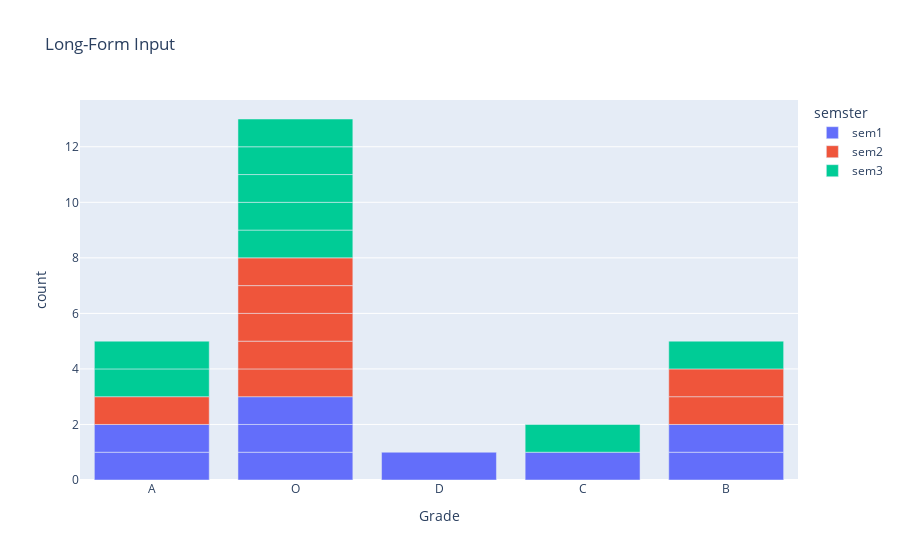

The notebook cell saved with this chart:
### Code cell
fig = px.bar(all_sem_freqdf, x="Grade", color="semster", title="Long-Form Input")

## OPTIONAL FEATURE
#fig.update_layout(barmode='group')

fig.show()

### Figure 1 — Plotly figure (JSON) as saved in the notebook; plotly's stock layout.template omitted (floating-point values rounded to 4 significant figures)
{"data": [{"alignmentgroup": "True", "hovertemplate": "semster=sem1<br>Grade=%{x}<br>count=%{y}<extra></extra>", "legendgroup": "sem1", "marker": {"color": "#636efa"}, "name": "sem1", "offsetgroup": "sem1", "orientation": "v", "showlegend": true, "textposition": "auto", "type": "bar", "x": ["A", "O", "A", "D", "C", "O", "O", "B", "B"], "xaxis": "x", "y": [1, 1, 1, 1, 1, 1, 1, 1, 1], "yaxis": "y"}, {"alignmentgroup": "True", "hovertemplate": "semster=sem2<br>Grade=%{x}<br>count=%{y}<extra></extra>", "legendgroup": "sem2", "marker": {"color": "#EF553B"}, "name": "sem2", "offsetgroup": "sem2", "orientation": "v", "showlegend": true, "textposition": "auto", "type": "bar", "x": ["O", "O", "B", "O", "O", "A", "O", "B"], "xaxis": "x", "y": [1, 1, 1, 1, 1, 1, 1, 1], "yaxis": "y"}, {"alignmentgroup": "True", "hovertemplate": "semster=sem3<br>Grade=%{x}<br>count=%{y}<extra></extra>", "legendgroup": "sem3", "marker": {"color": "#00cc96"}, "name": "sem3", "offsetgroup": "sem3", "orientation": "v", "showlegend": true, "textposition": "auto", "type": "bar", "x": ["O", "A", "O", "C", "B", "O", "O", "O", "A"], "xaxis": "x", "y": [1, 1, 1, 1, 1, 1, 1, 1, 1], "yaxis": "y"}], "layout": {"barmode": "relative", "legend": {"title": {"text": "semster"}, "tracegroupgap": 0}, "title": {"text": "Long-Form Input"}, "xaxis": {"anchor": "y", "domain": [0, 1], "title": {"text": "Grade"}}, "yaxis": {"anchor": "x", "domain": [0, 1], "title": {"text": "count"}}}}
